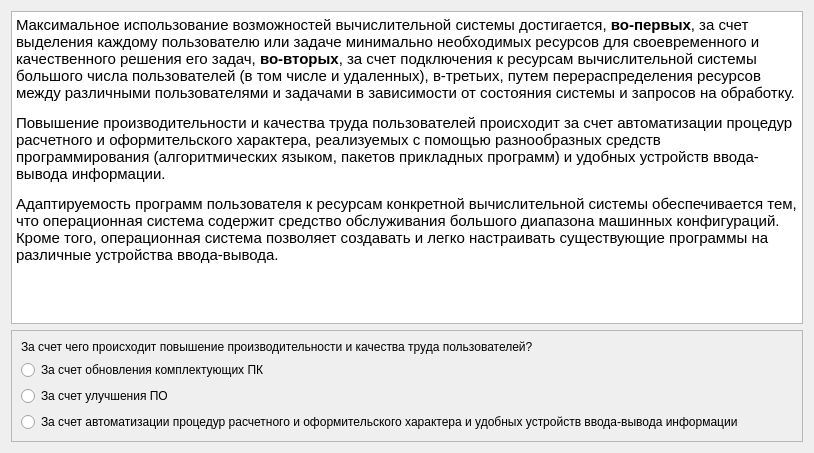
          <widget class="QWidget" name="scrollAreaWidgetContents_6">
           <property name="geometry">
            <rect>
             <x>0</x>
             <y>0</y>
             <width>814</width>
             <height>453</height>
            </rect>
           </property>
           <layout class="QVBoxLayout" name="verticalLayout_19">
            <item>
             <widget class="QTextEdit" name="textEdit_6">
              <property name="html">
               <string>&lt;!DOCTYPE HTML PUBLIC &quot;-//W3C//DTD HTML 4.0//EN&quot; &quot;http://www.w3.org/TR/REC-html40/strict.dtd&quot;&gt;
&lt;html&gt;&lt;head&gt;&lt;meta name=&quot;qrichtext&quot; content=&quot;1&quot; /&gt;&lt;style type=&quot;text/css&quot;&gt;
p, li { white-space: pre-wrap; }
&lt;/style&gt;&lt;/head&gt;&lt;body style=&quot; font-family:'MS Shell Dlg 2'; font-size:7.8pt; font-weight:400; font-style:normal;&quot;&gt;
&lt;p style=&quot; margin-top:12px; margin-bottom:12px; margin-left:0px; margin-right:0px; -qt-block-indent:0; text-indent:0px;&quot;&gt;&lt;span style=&quot; font-size:11pt;&quot;&gt;Максимальное использование возможностей вычислительной системы достигается, &lt;/span&gt;&lt;span style=&quot; font-size:11pt; font-weight:600;&quot;&gt;во-первых&lt;/span&gt;&lt;span style=&quot; font-size:11pt;&quot;&gt;, за счет выделения каждому пользователю или задаче минимально необходимых ресурсов для своевременного и качественного решения его задач, &lt;/span&gt;&lt;span style=&quot; font-size:11pt; font-weight:600;&quot;&gt;во-вторых&lt;/span&gt;&lt;span style=&quot; font-size:11pt;&quot;&gt;, за счет подключения к ресурсам вычислительной системы большого числа пользователей (в том числе и удаленных), в-третьих, путем перераспределения ресурсов между различными пользователями и задачами в зависимости от состояния системы и запросов на обработку. &lt;/span&gt;&lt;/p&gt;
&lt;p style=&quot; margin-top:12px; margin-bottom:12px; margin-left:0px; margin-right:0px; -qt-block-indent:0; text-indent:0px;&quot;&gt;&lt;span style=&quot; font-size:11pt;&quot;&gt;Повышение производительности и качества труда пользователей происходит за счет автоматизации процедур расчетного и оформительского характера, реализуемых с помощью разнообразных средств программирования (алгоритмических языком, пакетов прикладных программ) и удобных устройств ввода-вывода информации. &lt;/span&gt;&lt;/p&gt;
&lt;p style=&quot; margin-top:12px; margin-bottom:12px; margin-left:0px; margin-right:0px; -qt-block-indent:0; text-indent:0px;&quot;&gt;&lt;span style=&quot; font-size:11pt;&quot;&gt;Адаптируемость программ пользователя к ресурсам конкретной вычислительной системы обеспечивается тем, что операционная система содержит средство обслуживания большого диапазона машинных конфигураций. Кроме того, операционная система позволяет создавать и легко настраивать существующие программы на различные устройства ввода-вывода. &lt;/span&gt;&lt;/p&gt;&lt;/body&gt;&lt;/html&gt;</string>
              </property>
             </widget>
            </item>
            <item>
             <widget class="QFrame" name="frame_6">
              <property name="frameShape">
               <enum>QFrame::StyledPanel</enum>
              </property>
              <property name="frameShadow">
               <enum>QFrame::Raised</enum>
              </property>
              <layout class="QVBoxLayout" name="verticalLayout_18">
               <item>
                <widget class="QLabel" name="label_6">
                 <property name="text">
                  <string>За счет чего происходит повышение производительности и качества труда пользователей?</string>
                 </property>
                </widget>
               </item>
               <item>
                <widget class="QRadioButton" name="radioButton_16">
                 <property name="text">
                  <string>За счет обновления комплектующих ПК</string>
                 </property>
                 <attribute name="buttonGroup">
                  <string notr="true">buttonGroup_6</string>
                 </attribute>
                </widget>
               </item>
               <item>
                <widget class="QRadioButton" name="radioButton_17">
                 <property name="text">
                  <string>За счет улучшения ПО</string>
                 </property>
                 <attribute name="buttonGroup">
                  <string notr="true">buttonGroup_6</string>
                 </attribute>
                </widget>
               </item>
               <item>
                <widget class="QRadioButton" name="radioButton_18">
                 <property name="text">
                  <string>За счет автоматизации процедур расчетного и оформительского характера и удобных устройств ввода-вывода информации</string>
                 </property>
                 <attribute name="buttonGroup">
                  <string notr="true">buttonGroup_6</string>
                 </attribute>
                </widget>
               </item>
              </layout>
             </widget>
            </item>
           </layout>
          </widget>
